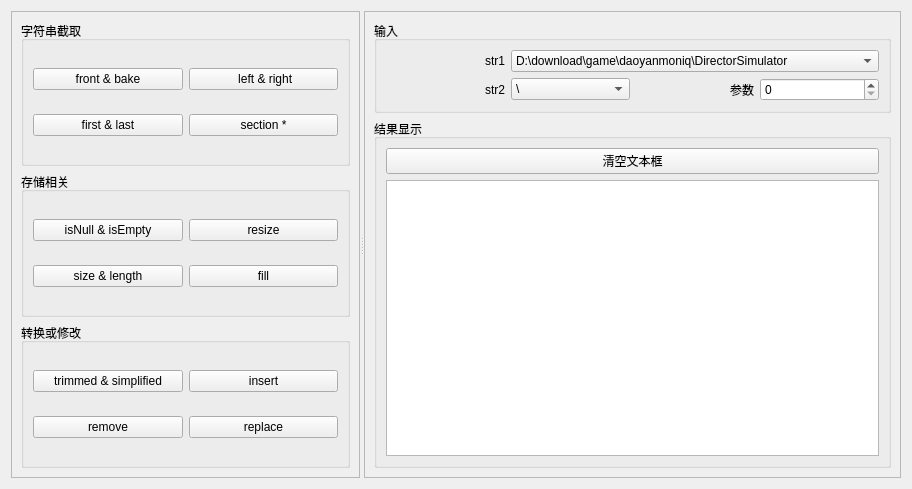
<?xml version="1.0" encoding="UTF-8"?>
<ui version="4.0">
 <class>Widget</class>
 <widget class="QWidget" name="Widget">
  <property name="geometry">
   <rect>
    <x>0</x>
    <y>0</y>
    <width>912</width>
    <height>489</height>
   </rect>
  </property>
  <property name="windowTitle">
   <string>QString特性Dome</string>
  </property>
  <layout class="QGridLayout" name="gridLayout_2">
   <item row="0" column="0">
    <widget class="QSplitter" name="splitter">
     <property name="orientation">
      <enum>Qt::Horizontal</enum>
     </property>
     <widget class="QFrame" name="frame">
      <property name="enabled">
       <bool>true</bool>
      </property>
      <property name="sizePolicy">
       <sizepolicy hsizetype="Preferred" vsizetype="Preferred">
        <horstretch>1</horstretch>
        <verstretch>0</verstretch>
       </sizepolicy>
      </property>
      <property name="minimumSize">
       <size>
        <width>0</width>
        <height>0</height>
       </size>
      </property>
      <property name="maximumSize">
       <size>
        <width>600</width>
        <height>16777215</height>
       </size>
      </property>
      <property name="frameShape">
       <enum>QFrame::StyledPanel</enum>
      </property>
      <property name="frameShadow">
       <enum>QFrame::Sunken</enum>
      </property>
      <property name="lineWidth">
       <number>2</number>
      </property>
      <layout class="QVBoxLayout" name="verticalLayout">
       <item>
        <widget class="QGroupBox" name="groupBox">
         <property name="title">
          <string>字符串截取</string>
         </property>
         <layout class="QGridLayout" name="gridLayout">
          <item row="0" column="0">
           <widget class="QPushButton" name="pushButton">
            <property name="text">
             <string>front &amp;&amp; bake</string>
            </property>
           </widget>
          </item>
          <item row="0" column="1">
           <widget class="QPushButton" name="pushButton_2">
            <property name="text">
             <string> left &amp;&amp; right</string>
            </property>
           </widget>
          </item>
          <item row="1" column="0">
           <widget class="QPushButton" name="pushButton_3">
            <property name="text">
             <string>first &amp;&amp; last</string>
            </property>
           </widget>
          </item>
          <item row="1" column="1">
           <widget class="QPushButton" name="pushButton_4">
            <property name="text">
             <string>section *</string>
            </property>
           </widget>
          </item>
         </layout>
        </widget>
       </item>
       <item>
        <widget class="QGroupBox" name="groupBox_2">
         <property name="title">
          <string>存储相关</string>
         </property>
         <layout class="QGridLayout" name="gridLayout_3">
          <item row="1" column="0">
           <widget class="QPushButton" name="pushButton_7">
            <property name="text">
             <string>size &amp;&amp; length</string>
            </property>
           </widget>
          </item>
          <item row="0" column="1">
           <widget class="QPushButton" name="pushButton_6">
            <property name="text">
             <string>resize</string>
            </property>
           </widget>
          </item>
          <item row="1" column="1">
           <widget class="QPushButton" name="pushButton_8">
            <property name="text">
             <string>fill</string>
            </property>
           </widget>
          </item>
          <item row="0" column="0">
           <widget class="QPushButton" name="pushButton_5">
            <property name="text">
             <string>isNull &amp;&amp; isEmpty</string>
            </property>
           </widget>
          </item>
         </layout>
        </widget>
       </item>
       <item>
        <widget class="QGroupBox" name="groupBox_3">
         <property name="title">
          <string>转换或修改</string>
         </property>
         <layout class="QGridLayout" name="gridLayout_4">
          <item row="0" column="0">
           <widget class="QPushButton" name="pushButton_9">
            <property name="text">
             <string>trimmed &amp;&amp; simplified</string>
            </property>
           </widget>
          </item>
          <item row="1" column="0">
           <widget class="QPushButton" name="pushButton_11">
            <property name="text">
             <string>remove</string>
            </property>
           </widget>
          </item>
          <item row="0" column="1">
           <widget class="QPushButton" name="pushButton_10">
            <property name="text">
             <string>insert</string>
            </property>
           </widget>
          </item>
          <item row="1" column="1">
           <widget class="QPushButton" name="pushButton_12">
            <property name="text">
             <string>replace</string>
            </property>
           </widget>
          </item>
         </layout>
        </widget>
       </item>
      </layout>
     </widget>
     <widget class="QFrame" name="frame_2">
      <property name="sizePolicy">
       <sizepolicy hsizetype="Preferred" vsizetype="Preferred">
        <horstretch>1</horstretch>
        <verstretch>0</verstretch>
       </sizepolicy>
      </property>
      <property name="minimumSize">
       <size>
        <width>0</width>
        <height>0</height>
       </size>
      </property>
      <property name="maximumSize">
       <size>
        <width>600</width>
        <height>16777215</height>
       </size>
      </property>
      <property name="frameShape">
       <enum>QFrame::StyledPanel</enum>
      </property>
      <property name="frameShadow">
       <enum>QFrame::Sunken</enum>
      </property>
      <property name="lineWidth">
       <number>2</number>
      </property>
      <layout class="QVBoxLayout" name="verticalLayout_3">
       <item>
        <widget class="QGroupBox" name="groupBox_4">
         <property name="title">
          <string>输入</string>
         </property>
         <layout class="QGridLayout" name="gridLayout_6">
          <item row="0" column="0">
           <widget class="QLabel" name="label">
            <property name="text">
             <string>str1</string>
            </property>
            <property name="alignment">
             <set>Qt::AlignRight|Qt::AlignTrailing|Qt::AlignVCenter</set>
            </property>
           </widget>
          </item>
          <item row="1" column="0">
           <widget class="QLabel" name="label_2">
            <property name="text">
             <string>str2</string>
            </property>
            <property name="alignment">
             <set>Qt::AlignRight|Qt::AlignTrailing|Qt::AlignVCenter</set>
            </property>
           </widget>
          </item>
          <item row="1" column="1">
           <widget class="QComboBox" name="comboBoxStr2">
            <property name="minimumSize">
             <size>
              <width>0</width>
              <height>0</height>
             </size>
            </property>
            <item>
             <property name="text">
              <string>\</string>
             </property>
            </item>
            <item>
             <property name="text">
              <string>Qt</string>
             </property>
            </item>
            <item>
             <property name="text">
              <string>.</string>
             </property>
            </item>
           </widget>
          </item>
          <item row="1" column="2">
           <widget class="QLabel" name="label_3">
            <property name="text">
             <string>参数</string>
            </property>
            <property name="alignment">
             <set>Qt::AlignRight|Qt::AlignTrailing|Qt::AlignVCenter</set>
            </property>
           </widget>
          </item>
          <item row="1" column="3">
           <widget class="QSpinBox" name="spinBox"/>
          </item>
          <item row="0" column="1" colspan="3">
           <widget class="QComboBox" name="comboBoxStr1">
            <property name="minimumSize">
             <size>
              <width>0</width>
              <height>0</height>
             </size>
            </property>
            <item>
             <property name="text">
              <string>D:\download\game\daoyanmoniq\DirectorSimulator</string>
             </property>
            </item>
            <item>
             <property name="text">
              <string>Are you OK  ?</string>
             </property>
            </item>
           </widget>
          </item>
         </layout>
        </widget>
       </item>
       <item>
        <widget class="QGroupBox" name="groupBox_5">
         <property name="title">
          <string>结果显示</string>
         </property>
         <layout class="QGridLayout" name="gridLayout_5">
          <item row="0" column="0">
           <widget class="QPushButton" name="BtnClear">
            <property name="text">
             <string>清空文本框</string>
            </property>
           </widget>
          </item>
          <item row="1" column="0">
           <widget class="QPlainTextEdit" name="plainTextEdit"/>
          </item>
         </layout>
        </widget>
       </item>
      </layout>
     </widget>
    </widget>
   </item>
  </layout>
 </widget>
 <resources/>
 <connections/>
</ui>
